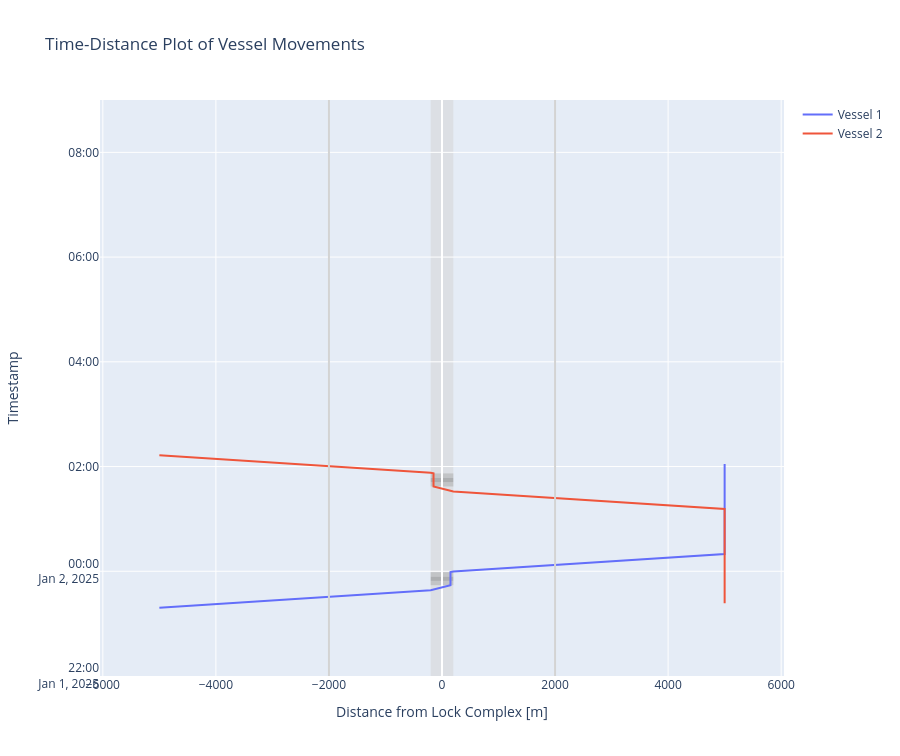

The code cell stored with this chart in its notebook:
### Markdown cell above
#### Time-distance diagram of vessels passing the lock and planning info

### Code cell
def cm_to_pixels(cm):
    return cm * 37.8 # Set figure height to 10 cmfig.update_layout(height=cm_to_pixels(10))

# We can plot the time-distance diagram
fig = lock_1.create_time_distance_plot(vessels = vessels, 
                                       xlimmin = -6050, 
                                       xlimmax = 6050,
                                       ylimmin = pd.Timestamp('2025-01-01 22:00:00'),
                                       ylimmax = pd.Timestamp('2025-01-02 09:00:00'),
                                       method='Plotly')

fig.update_layout(height=cm_to_pixels(20))

### Figure 1 — Plotly figure (JSON) as saved in the notebook; plotly's stock layout.template omitted (floating-point values rounded to 4 significant figures)
{"data": [{"mode": "lines", "name": "Vessel 1", "type": "scatter", "x": [-5000.0, -5000.0, -200.0, -200.0, 150.0, 150.0, 150.0, 150.0, 200.0, 200.0, 5000.0, 5000.0, 5000.0, 5000.0, 5000.0, 5000.0, 5000.0, 5000.0, 5000.0, 5000.0, 5000.0, 5000.0], "y": ["2025-01-01T23:18:20", "2025-01-01T23:18:20", "2025-01-01T23:38:20", "2025-01-01T23:38:20", "2025-01-01T23:44:00.172786", "2025-01-01T23:49:00.172786", "2025-01-01T23:54:00.172786", "2025-01-01T23:59:00.172786", "2025-01-01T23:59:48.768899", "2025-01-01T23:59:48.768899", "2025-01-02T00:19:48.768899", "2025-01-02T00:19:48.768899", "2025-01-02T01:01:28.768899", "2025-01-02T01:21:28.768899", "2025-01-02T01:21:28.768899", "2025-01-02T01:27:08.941685", "2025-01-02T01:32:09", "2025-01-02T01:37:09", "2025-01-02T01:42:09", "2025-01-02T01:42:57.596112", "2025-01-02T01:42:57.596112", "2025-01-02T02:02:57.596112"]}, {"mode": "lines", "name": "Vessel 2", "type": "scatter", "x": [5000.0, 5000.0, 5000.0, 5000.0, 5000.0, 5000.0, 5000.0, 5000.0, 5000.0, 5000.0, 5000.0, 5000.0, 5000.0, 5000.0, 200.0, 200.0, -150.0, -150.0, -150.0, -150.0, -200.0, -200.0, -5000.0, -5000.0], "y": ["2025-01-01T23:23:20", "2025-01-01T23:28:20", "2025-01-01T23:28:20", "2025-01-01T23:48:20", "2025-01-01T23:48:20", "2025-01-01T23:54:00.172786", "2025-01-01T23:59:00.172786", "2025-01-02T00:04:00.172786", "2025-01-02T00:09:00.172786", "2025-01-02T00:09:48.768899", "2025-01-02T00:09:48.768899", "2025-01-02T00:29:48.768899", "2025-01-02T01:11:28.768899", "2025-01-02T01:11:28.768899", "2025-01-02T01:31:28.768899", "2025-01-02T01:31:28.768899", "2025-01-02T01:37:08.941685", "2025-01-02T01:42:09", "2025-01-02T01:47:09", "2025-01-02T01:52:09", "2025-01-02T01:52:57.596112", "2025-01-02T01:52:57.596112", "2025-01-02T02:12:57.596112", "2025-01-02T02:12:57.596112"]}], "layout": {"height": 756, "shapes": [{"fillcolor": "lightgrey", "layer": "below", "line": {"width": 0}, "name": "Lock Geometry", "opacity": 0.5, "type": "rect", "x0": -200, "x1": 200, "y0": "2025-01-01T22:00:00", "y1": "2025-01-02T09:00:00"}, {"fillcolor": "darkgrey", "layer": "below", "line": {"width": 0}, "name": "Lock doors closing", "opacity": 0.5, "type": "rect", "x0": -200, "x1": 200, "y0": "2025-01-01T23:44:00.172786", "y1": "2025-01-01T23:49:00.172786"}, {"fillcolor": "grey", "layer": "below", "line": {"width": 0}, "name": "Lock chamber converting", "opacity": 0.5, "type": "rect", "x0": -200, "x1": 200, "y0": "2025-01-01T23:49:00.172786", "y1": "2025-01-01T23:54:00.172786"}, {"fillcolor": "darkgrey", "layer": "below", "line": {"width": 0}, "name": "Lock doors opening", "opacity": 0.5, "type": "rect", "x0": -200, "x1": 200, "y0": "2025-01-01T23:54:00.172786", "y1": "2025-01-01T23:59:00.172786"}, {"fillcolor": "darkgrey", "layer": "below", "line": {"width": 0}, "name": "Lock doors closing", "opacity": 0.5, "type": "rect", "x0": -200, "x1": 200, "y0": "2025-01-02T01:37:09", "y1": "2025-01-02T01:42:09"}, {"fillcolor": "grey", "layer": "below", "line": {"width": 0}, "name": "Lock chamber converting", "opacity": 0.5, "type": "rect", "x0": -200, "x1": 200, "y0": "2025-01-02T01:42:09", "y1": "2025-01-02T01:47:09"}, {"fillcolor": "darkgrey", "layer": "below", "line": {"width": 0}, "name": "Lock doors opening", "opacity": 0.5, "type": "rect", "x0": -200, "x1": 200, "y0": "2025-01-02T01:47:09", "y1": "2025-01-02T01:52:09"}, {"line": {"color": "lightgrey"}, "type": "line", "x0": -2000, "x1": -2000, "xref": "x", "y0": 0, "y1": 1, "yref": "y domain"}, {"line": {"color": "lightgrey"}, "type": "line", "x0": 2000, "x1": 2000, "xref": "x", "y0": 0, "y1": 1, "yref": "y domain"}], "showlegend": true, "title": {"text": "Time-Distance Plot of Vessel Movements"}, "xaxis": {"range": [-6050, 6050], "title": {"text": "Distance from Lock Complex [m]"}}, "yaxis": {"range": ["2025-01-01T22:00:00", "2025-01-02T09:00:00"], "title": {"text": "Timestamp"}}}}
